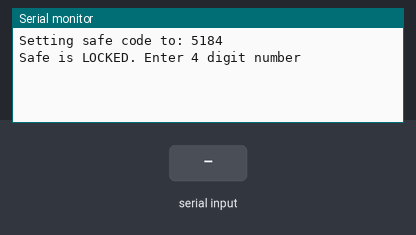
Bench run of a program on a simulated Arduino Mega 2560, built with avr-gcc and run on an emulated ATmega2560. On the bench: the last lines printed to the serial monitor. The test bench sets the inputs (shaded band). Random numbers use the default seed unless the program sets one.

Above: at 1.2 s.
1.3 s: "y" received over Serial
At 2.38 s:
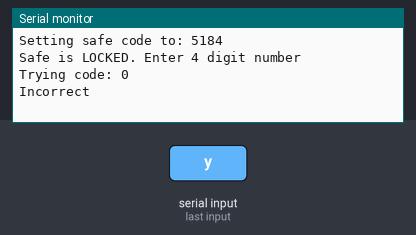
3.8 s: "90,45\n" received over Serial
At 5.3 s:
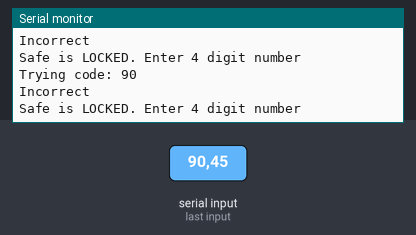

The program:

main.cpp
```cpp
#include <Arduino.h>
#include <math.h>
#include "Safe.h"

#define NLEDS 4
#define T1HZ 31250

Safe safe(5);
DigitalPin l[] =
{
    DigitalPin(5),
    DigitalPin(6),
    DigitalPin(11),
    DigitalPin(44)
};
typedef enum
{
    STATE_NULL,
    STATE_LOCK,
    STATE_UNLOCK,
    STATE_FAIL
} state_t;
state_t state = STATE_NULL;
int code;

bool try_again();
void set_LED(DigitalPin l, bool state);
void set_all_LED(bool state);
void freq_LED(DigitalPin l, float freq);
void freq_all_LED(float freq);

void setup()
{
    randomSeed(analogRead(0));
    Serial.begin(9600);
    for(int i = 0; i < NLEDS; i++)
    {
        l[i].set_TCCRA(0);
        l[i].set_TCCRB(0b00001000);
        l[i].set_TIMSK(0);
        l[i].set_COM(COM_TOGGLE);
        l[i].set_CS(CS_PS_256);
        freq_LED(l[i], 1);
    }
    code = random(10000);
    Serial.print("Setting safe code to: ");
    Serial.println(code);
    safe.set_code(code);
    safe.lock();
    state = STATE_LOCK;
}

void loop()
{
    int guess;
    int ret;
    switch(state)
    {
        case STATE_NULL:
            Serial.println("ERROR: cannot run in STATE_NULL");
            while(1) delay(10);
            break;
        case STATE_LOCK:
            Serial.println("Safe is LOCKED. Enter 4 digit number");
            while(!Serial.available());
            guess = Serial.readString().toInt();
            Serial.print("Trying code: ");
            Serial.println(guess);
            ret = safe.unlock(guess);
            if(ret == -1)
            {
                Serial.println("Out of attempts");
                set_all_LED(1);
                state = STATE_FAIL;
            }
            else if(ret == 0)
            {
                Serial.println("Success!");
                set_all_LED(0);
                state = STATE_UNLOCK;
            }
            else
            {
                Serial.println("Incorrect");
                set_all_LED(0);
                delay(100);
                for(int i = 0; i < NLEDS; i++)
                {
                    if(ret & (0x1 << i)) freq_LED(l[i], pow(2, safe.tries));
                    else set_LED(l[i], 0);
                }
            }
            break;
        case STATE_UNLOCK:
            Serial.println("Unlocked");
        case STATE_FAIL:
            if(try_again()) break;
            else while(1) delay(10);
            break;
    }
}

bool try_again()
{
    Serial.println("Reset code and try again? [y/n]");
    while(!Serial.available());
    String resp = Serial.readString();
    resp.toLowerCase();
    resp.trim();
    Serial.print("input: ");
    Serial.println(resp);
    if(resp.equals("y"))
    {
        safe._force_reset();
        code = random(10000);
        Serial.print("Setting safe code to: ");
        Serial.println(code);
        safe.set_code(code);
        safe.lock();
        state = STATE_LOCK;
        freq_all_LED(1);
        return true;
    }
    Serial.println("Bye :(");
    return false;
}

void set_LED(DigitalPin l, bool state)
{
    l.set_OCIE(false);
    l.write(state);
}

void set_all_LED(bool state)
{
    noInterrupts();
    for(int i = 0; i < NLEDS; i++) set_LED(l[i], state);
    interrupts();
}

void freq_LED(DigitalPin l, float freq)
{
    l.set_OCR((uint16_t)((float)T1HZ / freq));
    l.set_TCNT(0);
    l.set_OCIE(true);
}

void freq_all_LED(float freq)
{
    noInterrupts();
    for(int i = 0; i < NLEDS; i++) freq_LED(l[i], freq);
    interrupts();
}

ISR(TIMER5_COMPA_vect)
{
    l[3].write(!l[3]._state);
}
ISR(TIMER1_COMPA_vect)
{
    l[2].write(!l[2]._state);
}
ISR(TIMER4_COMPA_vect)
{
    l[1].write(!l[1]._state);
}
ISR(TIMER3_COMPA_vect)
{
    l[0].write(!l[0]._state);
}
```

DigitalPin.h
```cpp
#ifndef __DIGITALPIN_H_
#define __DIGITALPIN_H_

#include <stdint.h>
#include <stdbool.h>

#define NTIMERS 15

typedef enum
{
    CH_A,
    CH_B,
    CH_C
} timer_ch;

typedef enum
{
    TIMER_8BIT,
    TIMER_16BIT
} timer_width;

typedef enum
{
    COM_NORMAL,
    COM_TOGGLE,
    COM_CLEAR,
    COM_SET
} com_t;

typedef enum
{
    CS_DISABLE,
    CS_PS_1,
    CS_PS_8,
    CS_PS_64,
    CS_PS_256,
    CS_PS_1024,
    CS_EX_T1_FALLING,
    CS_EX_T1_RISING
} cs_t;

class DigitalPin
{
    public:
        bool _state;
        int _pin;
        int _timer;
        DigitalPin(int pin);
        void print();
        int set_TCCRA(uint8_t reg);
        int set_TCCRB(uint8_t reg);
        int set_TCNT(uint16_t reg);
        int set_OCR(uint16_t reg);
        int set_TIMSK(uint8_t reg);
        int factor_OCR(float factor);
        int set_COM(com_t val);
        int set_CS(cs_t val);
        int set_OCIE(bool state);
        int set_TOIE(bool state);
        int set_ICIE(bool state);
        void write(bool state);

        typedef struct
        {
            int timer;
            timer_width width;
            int pin;
            timer_ch channel;
            uint32_t TCCRA;
            uint32_t TCCRB;
            uint32_t TCNTL;
            uint32_t TCNTH;
            uint32_t OCRL;
            uint32_t OCRH;
            uint32_t TIMSK;
            uint32_t TIFR;
        } timer_map_t;

    private:
        bool _valid_timer;
        timer_ch _channel;
        timer_width _width;
        uint32_t _OCRL;
        uint32_t _OCRH;
        uint32_t _TCNTL;
        uint32_t _TCNTH;
        uint32_t _TCCRA;
        uint32_t _TCCRB;
        uint32_t _TIMSK;
        uint32_t _TIFR;
};

#endif
```

Safe.h
```cpp
#ifndef _SAFE_H_
#define _SAFE_H_

#include <Arduino.h>
#include "DigitalPin.h"

class Safe
{
    public:
        bool on;
        bool locked;
        int tries;
        Safe(int attempts);
        int unlock(int code);
        int lock();
        int set_code(int code);
        void print();
        void _force_reset();
    private:
        int _code;
        int _attempts;
};

#endif // _SAFE_H_
```

DigitalPin.cpp
```cpp
#include "DigitalPin.h"
#include <Arduino.h>

DigitalPin::timer_map_t tmap[NTIMERS] =
{
//   t  width       pin  ch   tccra   tccrb  tcntl  tcnth  ocrl   ocrh   timks tifr
    {0, TIMER_8BIT,  13, CH_A, 0x44,  0x45,  0x46,  NULL,  0x47,  NULL,  0x6E, 0x35},
    {0, TIMER_8BIT,   4, CH_B, 0x44,  0x45,  0x46,  NULL,  0x48,  NULL,  0x6E, 0x35},
    {1, TIMER_16BIT, 11, CH_A, 0x80,  0x81,  0x84,  0x85,  0x88,  0x89,  0x6F, 0x36},
    {1, TIMER_16BIT, 12, CH_B, 0x80,  0x81,  0x84,  0x85,  0x8A,  0x8B,  0x6F, 0x36},
    {2, TIMER_8BIT,  10, CH_A, 0xB0,  0xB1,  0xB2,  NULL,  0xB3,  NULL,  0x70, 0x37},
    {2, TIMER_8BIT,   9, CH_B, 0xB0,  0xB1,  0xB2,  NULL,  0xB4,  NULL,  0x70, 0x37},
    {3, TIMER_16BIT,  5, CH_A, 0x90,  0x91,  0x94,  0x95,  0x98,  0x99,  0x71, 0x38},
    {3, TIMER_16BIT,  2, CH_B, 0x90,  0x91,  0x94,  0x95,  0x9A,  0x9B,  0x71, 0x38},
    {3, TIMER_16BIT,  3, CH_C, 0x90,  0x91,  0x94,  0x95,  0x9C,  0x9D,  0x71, 0x38},
    {4, TIMER_16BIT,  6, CH_A, 0xA0,  0xA1,  0xA4,  0xA5,  0xA8,  0xA9,  0x72, 0x39},
    {4, TIMER_16BIT,  7, CH_B, 0xA0,  0xA1,  0xA4,  0xA5,  0xAA,  0xAB,  0x72, 0x39},
    {4, TIMER_16BIT,  8, CH_C, 0xA0,  0xA1,  0xA4,  0xA5,  0xAC,  0xAD,  0x72, 0x39},
    {5, TIMER_16BIT, 44, CH_A, 0x120, 0x121, 0x124, 0x125, 0x128, 0x129, 0x73, 0x3A},
    {5, TIMER_16BIT, 45, CH_B, 0x120, 0x121, 0x124, 0x125, 0x12A, 0x12B, 0x73, 0x3A},
    {5, TIMER_16BIT, 46, CH_C, 0x120, 0x121, 0x124, 0x125, 0x12C, 0x12D, 0x73, 0x3A},
};

DigitalPin::DigitalPin(int pin) :
    _state(false),
    _pin(pin),
    _valid_timer(false)
{
    for(int i = 0; i < NTIMERS; i++)
    {
        DigitalPin::timer_map_t *conf = &tmap[i];
        if(conf->pin == _pin)
        {
            _valid_timer = true;
            _timer = conf->timer;
            _channel = conf->channel;
            _width = conf->width;
            _OCRL = conf->OCRL;
            _OCRH = conf->OCRH;
            _TCNTL = conf->TCNTL;
            _TCNTH = conf->TCNTH;
            _TCCRA = conf->TCCRA;
            _TCCRB = conf->TCCRB;
            _TIMSK = conf->TIMSK;
            _TIFR = conf->TIFR;
            set_TCNT(0);
            return;
        }
    }
}

void DigitalPin::write(bool state)
{
    _state = state;
    digitalWrite(_pin, state);
}

int DigitalPin::set_TCCRA(uint8_t reg)
{
    return *((volatile byte *)_TCCRA) = reg;
}

int DigitalPin::set_TCCRB(uint8_t reg)
{
    return *((volatile byte *)_TCCRB) = reg;
}

int DigitalPin::set_TCNT(uint16_t reg)
{
    if(_width == TIMER_16BIT) *(volatile byte *)_TCNTH = reg >> 8;
    *((volatile byte *)_TCNTL) = (uint8_t)reg;
    return reg;
}

int DigitalPin::set_OCR(uint16_t reg)
{
    if(_width == TIMER_16BIT) *(volatile byte *)_OCRH = reg >> 8;
    *((volatile byte *)_OCRL) = (uint8_t)reg;
    return reg;
}

int DigitalPin::set_TIMSK(uint8_t reg)
{
    return *((volatile byte *)_TIMSK) = reg;
}

int DigitalPin::factor_OCR(float factor)
{
    uint16_t ocr = *(volatile byte *)_OCRL;
    if(_width == TIMER_16BIT) ocr |= (uint16_t)(*(volatile byte *)_OCRH) << 8;
    ocr = (uint16_t)((float)ocr / factor);
    set_OCR(ocr);
    set_TCNT(0);
    return 0;
}

int DigitalPin::set_COM(com_t val)
{
    uint8_t tccra = *(volatile byte *)_TCCRA;
    tccra &= ~(0x3 << (6 - _channel * 2));
    tccra |= val << (6 - _channel * 2);
    return *(volatile byte *)_TCCRA = tccra;
}

int DigitalPin::set_CS(cs_t val)
{
    uint8_t tccrb = *(volatile byte *)_TCCRB;
    tccrb &= ~(0x7);
    tccrb |= val & 0x7;
    *(volatile byte *)_TCCRB = tccrb;
    return tccrb;
}

int DigitalPin::set_OCIE(bool state)
{
    state &= 0x1;
    uint8_t timsk = *(volatile byte *)_TIMSK;
    timsk &= ~(0x1 << (_channel + 1));
    timsk |= state << (_channel + 1);
    return *(volatile byte *)_TIMSK = timsk;
}

int DigitalPin::set_TOIE(bool state)
{
    state &= 0x1;
    uint8_t timsk = *(volatile byte *)_TIMSK;
    timsk &= ~(0x1);
    timsk |= state;
    return *(volatile byte *)_TIMSK = timsk;
}

int DigitalPin::set_ICIE(bool state)
{
    state &= 0x1;
    uint8_t timsk = *(volatile byte *)_TIMSK;
    timsk &= ~(1 << 5);
    timsk |= state << 5;
    return *(volatile byte *)_TIMSK = timsk;
}

void DigitalPin::print()
{
    Serial.println("~~~~~~~~~~~~~~");
    Serial.print("pin ");
    Serial.println(_pin);
    Serial.print("timer ");
    Serial.println(_timer);
    Serial.print("valid timer ");
    Serial.println(_valid_timer);
    Serial.print("channel ");
    Serial.println(_channel);
    Serial.print("width ");
    Serial.println(_width);
    if(_width == TIMER_8BIT)
    {
        Serial.print("&ocr 0x");
        Serial.println(_OCRL, HEX);
        Serial.print("&tcnt 0x");
        Serial.println(_TCNTL, HEX);
    }
    else
    {
        uint16_t ocr = *(volatile byte *)_OCRL;
        ocr |= ((uint16_t)(*(volatile byte *)_OCRH)) << 8;
        Serial.print("ocr ");
        Serial.print(ocr);
        Serial.print(" @ L0x");
        Serial.println(_OCRL, HEX);
        uint16_t tcnt = *(volatile byte *)_TCNTL;
        tcnt |= ((uint16_t)(*(volatile byte *)_TCNTH)) << 8;
        Serial.print("tcnt ");
        Serial.print(tcnt );
        Serial.print(" @ L0x");
        Serial.println(_TCNTL, HEX);
    }
    Serial.print("tccra 0b");
    Serial.print(*(volatile byte *)_TCCRA, BIN);
    Serial.print(" @ 0x");
    Serial.println(_TCCRA, HEX);
    Serial.print("tccrb 0b");
    Serial.print(*(volatile uint8_t *)_TCCRB, BIN);
    Serial.print(" @ 0x");
    Serial.println(_TCCRB, HEX);
    Serial.print("timsk 0b");
    Serial.print(*(volatile byte *)_TIMSK, BIN);
    Serial.print(" @ 0x");
    Serial.println(_TIMSK, HEX);
    Serial.print("tift 0b");
    Serial.print(*(volatile byte *)_TIFR, BIN);
    Serial.print(" @ 0x");
    Serial.println(_TIFR, HEX);
}
```

Safe.cpp
```cpp
#include "Safe.h"

Safe::Safe(int attempts) :
    on(true),
    locked(false),
    tries(0),
    _code(0),
    _attempts(attempts)
{
}

int Safe::unlock(int code)
{
    if(!locked) return 0;
    int g[4];
    int c[4];
    g[0] = code % 10;
    g[1] = (code / 10) % 10;
    g[2] = (code / 100) % 10;
    g[3] = (code / 1000) % 10;
    c[0] = _code % 10;
    c[1] = (_code / 10) % 10;
    c[2] = (_code / 100) % 10;
    c[3] = (_code / 1000) % 10;

    int ret = 0;
    for(int i = 0; i < 4; i++) ret |= (g[i] != c[i]) << i;
    if(ret) if(++tries >= _attempts) return -1;
    return ret;
}

int Safe::lock()
{
    if(!on) return 1;
    if(!locked)
    {
        locked = true;
        tries = 0;
    }
    return 0;
}

int Safe::set_code(int code)
{
    if(!on) return 1;
    if(locked) return 1;
    if(code > 9999 || code < 0) return 1;
    _code = code;
    return 0;
}

void Safe::_force_reset()
{
    locked = false;
    on = true;
    tries = 0;
}
```

Measured:
- after the input at 1.3 s, the serial monitor: prints a new line after 1.0 s (image 1)
- after the input at 3.8 s, the serial monitor: prints a new line after 1.0 s (image 2)
